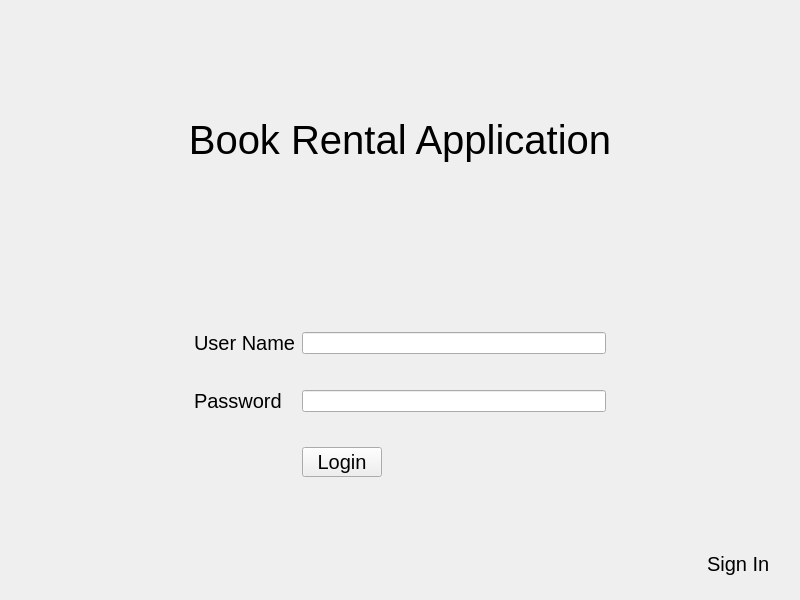
<?xml version="1.0" encoding="UTF-8"?>
<ui version="4.0">
 <class>LogIn</class>
 <widget class="QWidget" name="LogIn">
  <property name="geometry">
   <rect>
    <x>0</x>
    <y>0</y>
    <width>800</width>
    <height>600</height>
   </rect>
  </property>
  <property name="minimumSize">
   <size>
    <width>800</width>
    <height>600</height>
   </size>
  </property>
  <property name="maximumSize">
   <size>
    <width>800</width>
    <height>600</height>
   </size>
  </property>
  <property name="windowTitle">
   <string>LogIn</string>
  </property>
  <layout class="QVBoxLayout" name="verticalLayout_2">
   <item>
    <widget class="QFrame" name="titleFrame">
     <property name="frameShape">
      <enum>QFrame::NoFrame</enum>
     </property>
     <property name="frameShadow">
      <enum>QFrame::Raised</enum>
     </property>
     <layout class="QHBoxLayout" name="horizontalLayout_2">
      <item>
       <widget class="QLabel" name="appTitle">
        <property name="font">
         <font>
          <pointsize>30</pointsize>
         </font>
        </property>
        <property name="text">
         <string>Book Rental Application</string>
        </property>
        <property name="alignment">
         <set>Qt::AlignCenter</set>
        </property>
       </widget>
      </item>
     </layout>
    </widget>
   </item>
   <item>
    <widget class="QFrame" name="frame_4">
     <property name="frameShape">
      <enum>QFrame::NoFrame</enum>
     </property>
     <property name="frameShadow">
      <enum>QFrame::Raised</enum>
     </property>
     <layout class="QHBoxLayout" name="horizontalLayout_3">
      <item>
       <widget class="QFrame" name="frame">
        <property name="frameShape">
         <enum>QFrame::NoFrame</enum>
        </property>
        <property name="frameShadow">
         <enum>QFrame::Raised</enum>
        </property>
        <layout class="QHBoxLayout" name="horizontalLayout_4">
         <item>
          <widget class="QFrame" name="frame_2">
           <property name="sizePolicy">
            <sizepolicy hsizetype="Fixed" vsizetype="Fixed">
             <horstretch>0</horstretch>
             <verstretch>0</verstretch>
            </sizepolicy>
           </property>
           <property name="minimumSize">
            <size>
             <width>430</width>
             <height>220</height>
            </size>
           </property>
           <property name="maximumSize">
            <size>
             <width>430</width>
             <height>220</height>
            </size>
           </property>
           <property name="frameShape">
            <enum>QFrame::NoFrame</enum>
           </property>
           <property name="frameShadow">
            <enum>QFrame::Raised</enum>
           </property>
           <layout class="QGridLayout" name="gridLayout">
            <item row="3" column="0">
             <widget class="QLabel" name="passWordLabel">
              <property name="font">
               <font>
                <pointsize>15</pointsize>
               </font>
              </property>
              <property name="text">
               <string>Password</string>
              </property>
             </widget>
            </item>
            <item row="0" column="0">
             <widget class="QLabel" name="userNameLabel">
              <property name="font">
               <font>
                <pointsize>15</pointsize>
               </font>
              </property>
              <property name="text">
               <string>User Name</string>
              </property>
             </widget>
            </item>
            <item row="0" column="2">
             <widget class="QLineEdit" name="userNameLineEdit">
              <property name="enabled">
               <bool>true</bool>
              </property>
             </widget>
            </item>
            <item row="3" column="2">
             <widget class="QLineEdit" name="passwordLineEdit"/>
            </item>
            <item row="4" column="2">
             <widget class="QPushButton" name="logInBtn">
              <property name="minimumSize">
               <size>
                <width>80</width>
                <height>30</height>
               </size>
              </property>
              <property name="maximumSize">
               <size>
                <width>80</width>
                <height>30</height>
               </size>
              </property>
              <property name="font">
               <font>
                <pointsize>15</pointsize>
               </font>
              </property>
              <property name="text">
               <string>Login</string>
              </property>
             </widget>
            </item>
           </layout>
          </widget>
         </item>
        </layout>
       </widget>
      </item>
     </layout>
    </widget>
   </item>
   <item alignment="Qt::AlignRight">
    <widget class="QFrame" name="signInFrame">
     <property name="minimumSize">
      <size>
       <width>100</width>
       <height>50</height>
      </size>
     </property>
     <property name="maximumSize">
      <size>
       <width>100</width>
       <height>50</height>
      </size>
     </property>
     <property name="frameShape">
      <enum>QFrame::NoFrame</enum>
     </property>
     <property name="frameShadow">
      <enum>QFrame::Raised</enum>
     </property>
     <layout class="QHBoxLayout" name="horizontalLayout">
      <item alignment="Qt::AlignHCenter">
       <widget class="clickableLabel" name="signInBtn">
        <property name="font">
         <font>
          <pointsize>15</pointsize>
         </font>
        </property>
        <property name="text">
         <string>Sign In</string>
        </property>
       </widget>
      </item>
     </layout>
    </widget>
   </item>
  </layout>
 </widget>
 <customwidgets>
  <customwidget>
   <class>clickableLabel</class>
   <extends>QLabel</extends>
   <header location="global">clickableLabel.h</header>
  </customwidget>
 </customwidgets>
 <resources/>
 <connections/>
</ui>
